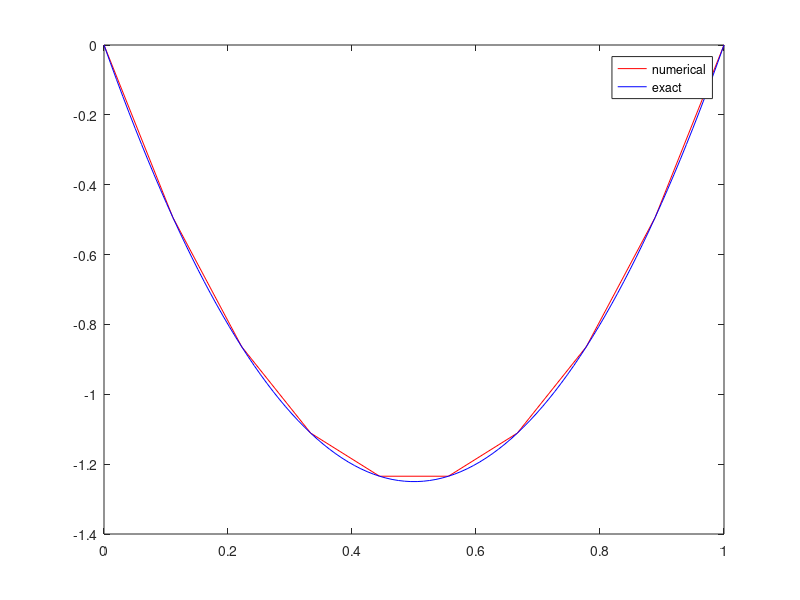

MATLAB code to generate this figure:
% solve the two problem:
%  u''=f, u(0)=u(1)=0
% using finite difference method

%we need a grid
N=10;
x=linspace(0,1,N)';

h=x(2)-x(1);

% get differential matrix
d=ones(N,1);
D2=diag(d(1:end-1),-1)-2*diag(d,0)+diag(d(1:end-1),1);
D2=D2/h^2;

% get right-hand side
% in this example RHS=10
F=10*ones(N,1)


%We need to solve D2U=F
% before the solve, we need to 
% implement the boundary conditions: U0=UN=0
D2(1,:)=0.; % clean out existing coefficients
D2(1,1)=1.;
% Do similiar things to the other end
D2(end,:)=0.; %clean out the last row
D2(end,end)=1.;
% implement BC for RHS
F(1)=0.;
F(end)=0.;

% now solve for solution
U=D2\F

uexact=@(x) 5*x.^2-5*x; % function
Ue=uexact(x); % grid function

error=max(abs(U-Ue))


%plot to see the results
plot(x,U,'r')
hold on
xx=linspace(0,1,100);% oversample for plotting
plot(xx,uexact(xx),'b')
hold off
legend('numerical','exact')





